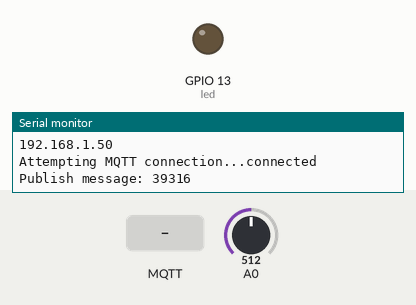
Recording of a sketch running on a simulated ESP8266 (NodeMCU). On the bench: output pins drawn as LEDs (lit = HIGH), the last lines printed to the serial monitor. The test bench sets the inputs (shaded band); at power-on: A0 = 512. WiFi joins after 1.5 s; servers stay silent unless stated; no MQTT or app messages arrive unless stated.

Above: at 2.7 s.
2.8 s: MQTT message "0" arrives on the first subscribed topic
At 3.2 s:
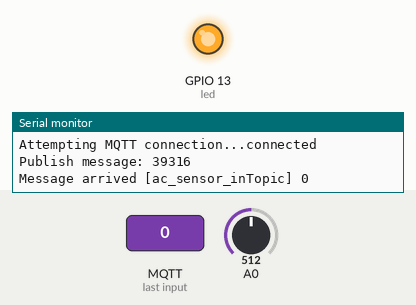
4.3 s: MQTT message "1" arrives on the first subscribed topic
At 5.5 s:
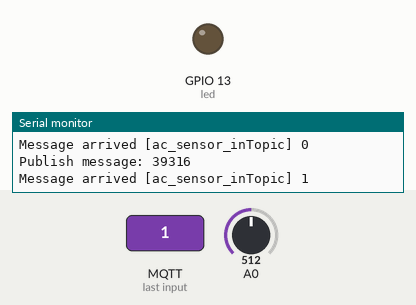
5.8 s: MQTT message "2" arrives on the first subscribed topic
At 6.6 s:
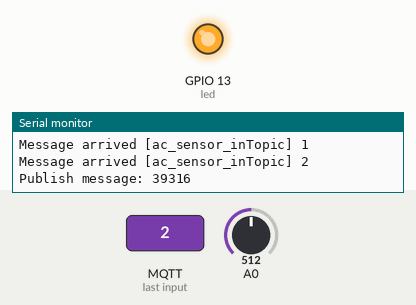
Timing chart, 0 to 8.8 s (numbered marks = the images above; inputs shaded):
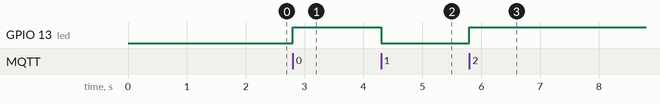

Measured:
- after the input at 2.8 s, GPIO 13 (led): LOW → HIGH at once
- after the input at 4.3 s, GPIO 13 (led): HIGH → LOW at once
- after the input at 5.8 s, GPIO 13 (led): LOW → HIGH at once

The sketch:

mqtt_to_mqttclient_ac_sensor.ino
```cpp
#include <ESP8266WiFi.h>
#include <PubSubClient.h>
#include <iostream>

// Update these with values suitable for your network.

const char* ssid = "KNU_WLAN_Open";
const char* password = "beyondme";
const char* mqtt_server = "nakyeonkopi.local";

// const char* ssid = "215";
// const char* password = NULL;
// const char* mqtt_server = "nakyeonkopi.local";

WiFiClient espClient;
PubSubClient client(espClient);
long lastMsg = 0;
char msg[50];
int value = 0;
int led = 13;

int readValue = 0;

void setup() {
  pinMode(led, OUTPUT);     // Initialize the led pin as an output
  Serial.begin(115200);
  setup_wifi();
  client.setServer(mqtt_server, 1883);
  client.setCallback(callback);
}

void setup_wifi() {

  delay(10);
  // We start by connecting to a WiFi network
  Serial.println();
  Serial.print("Connecting to ");
  Serial.println(ssid);

  WiFi.begin(ssid, password);

  while (WiFi.status() != WL_CONNECTED) {
    delay(500);
    Serial.print(".");
  }

  Serial.println("");
  Serial.println("WiFi connected");
  Serial.println("IP address: ");
  Serial.println(WiFi.localIP());
}

void callback(char* topic, byte* payload, unsigned int length) {
  Serial.print("Message arrived [");
  Serial.print(topic);
  Serial.print("] ");
  for (int i = 0; i < length; i++) {
    Serial.print((char)payload[i]);
  }
  Serial.println();

  // Switch on the LED if an 1 was received as first character
  if ((char)payload[0] == '1') {
    digitalWrite(led, LOW);   // Turn the LED on (Note that LOW is the voltage level
    // but actually the LED is on; this is because
    // it is acive low on the ESP-01)
  } else {
    digitalWrite(led, HIGH);  // Turn the LED off by making the voltage HIGH
  }

}

void reconnect() {
  // Loop until we're reconnected
  while (!client.connected()) {
    Serial.print("Attempting MQTT connection...");
    // Attempt to connect
    if (client.connect("ESP8266Client_ac_sensor")) {
      Serial.println("connected");
      // Once connected, publish an announcement...
      client.publish("ac_sensor_outTopic", "ac_sensor_start");
      // ... and resubscribe
      client.subscribe("ac_sensor_inTopic");
    } else {
      Serial.print("failed, rc=");
      Serial.print(client.state());
      Serial.println(" try again in 5 seconds");
      // Wait 5 seconds before retrying
      delay(5000);
    }
  }
}
void loop() {

  if (!client.connected()) {
    reconnect();
  }
  client.loop();

  long now = millis();
  if (now - lastMsg > 2000) {
    lastMsg = now;
    ++value;
    readValue= analogRead(A0);
    int A = map(readValue,0,573,0,20000)*220*0.01;
    std::sprintf(msg, "%d", A);
    Serial.print("Publish message: ");
    Serial.println(msg);
    client.publish("ac_sensor_outTopic", msg);
  }
}
```
